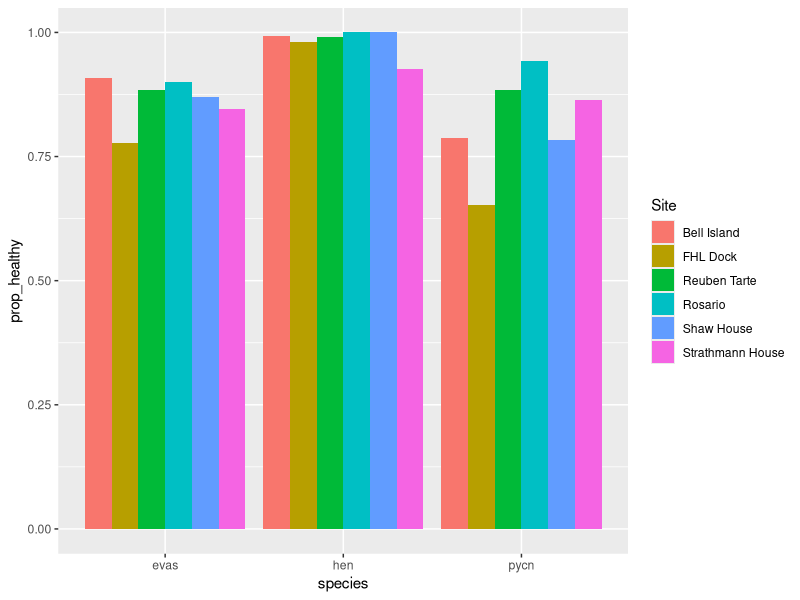
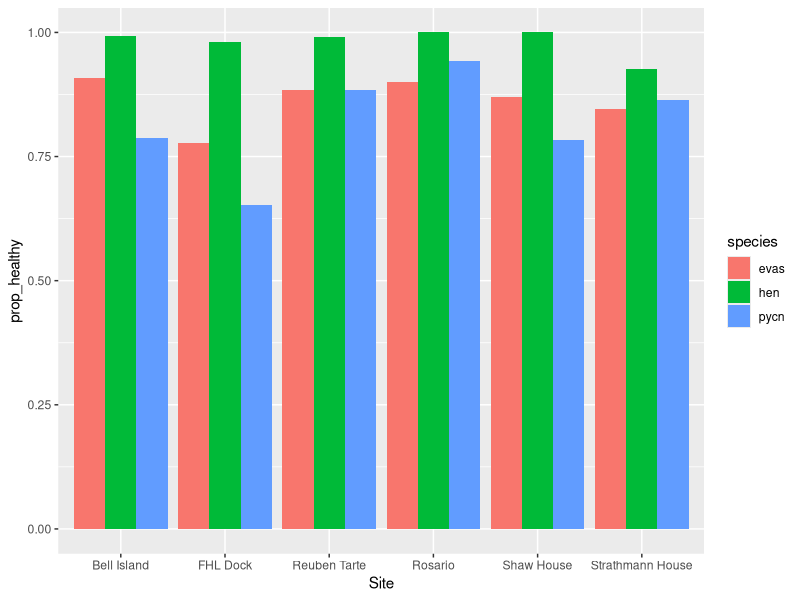
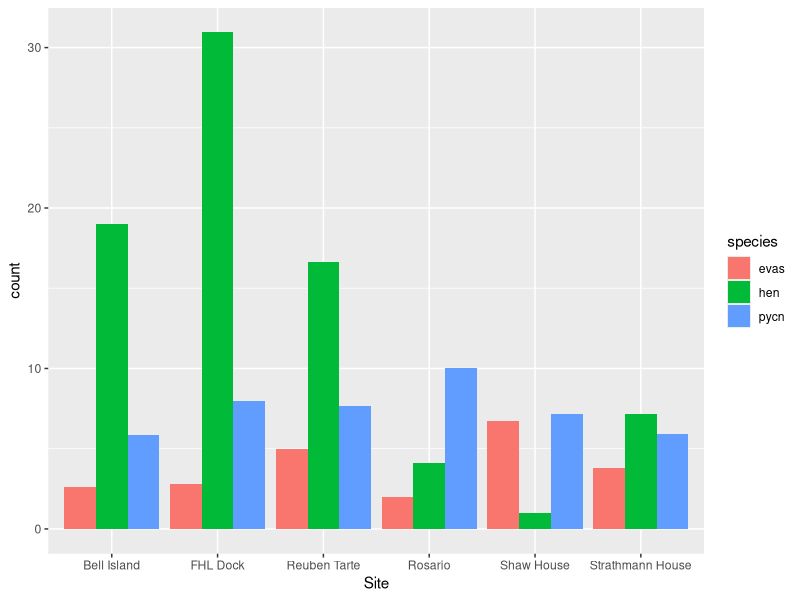
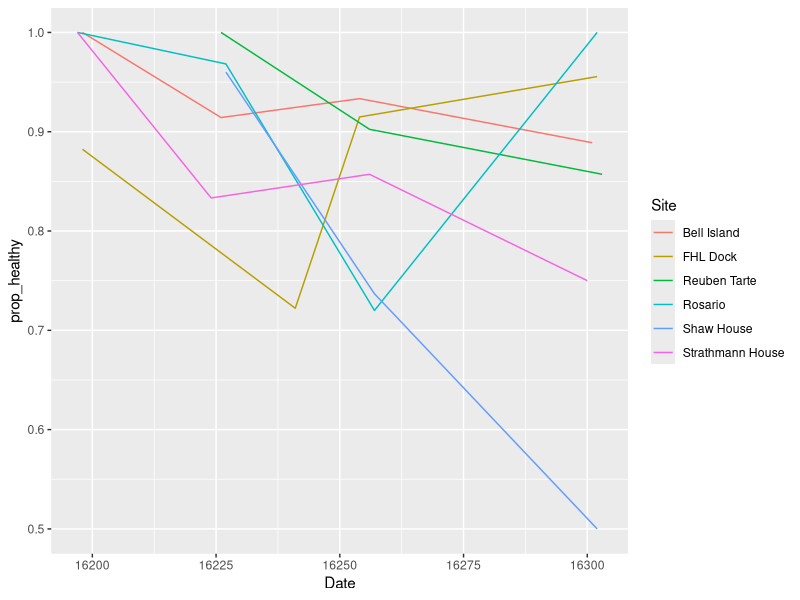
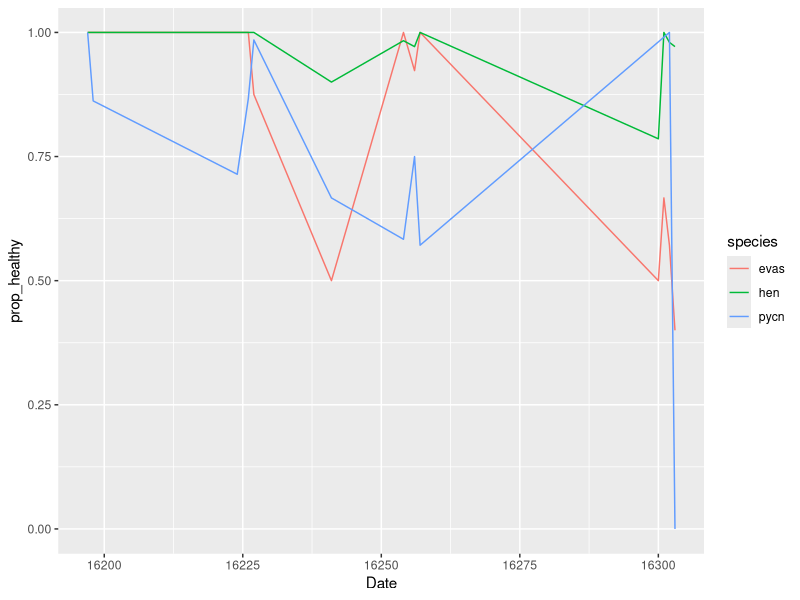

Write R code to recreate these figures, in order.
# seas star wasting disease ----------------------------------------------------

library(dplyr)
library(ggplot2)

sun_data <- read.csv("Sunflower_data_complete_abundance_score_lower_limit_with_temp.csv")

star_data <- read.csv("sea_star_wasting_prevalence_2014.csv")

star_data_sum <- star_data %>%
  mutate(prop_healthy = healthy / count) %>%
  group_by(Site, species) %>%
  summarize(sd_prop_healthy = sd(prop_healthy),
            prop_healthy = mean(prop_healthy))

# grouped by species
ggplot(star_data_sum, aes(fill = Site, y = prop_healthy, x = species)) + 
  geom_bar(position = "dodge", stat = "identity")

# grouped by site
ggplot(star_data_sum, aes(fill = species, y = prop_healthy, x = Site)) + 
  geom_bar(position = "dodge", stat = "identity")
  
# get an average count per species and site
star_data_count <- star_data %>%
  group_by(Site, species) %>%
  summarize(sd_count = sd(count),
            count = mean(count))

# grouped by site
ggplot(star_data_count, aes(fill = species, y = count, x = Site)) + 
  geom_bar(position = "dodge", stat = "identity")


# prop_healthy over time for each site
star_data_date <- star_data %>%
  mutate(prop_healthy = healthy / count) %>%
  group_by(Site, Date) %>%
  summarize(sd_prop_healthy = sd(prop_healthy),
            prop_healthy = mean(prop_healthy))

star_data_date$Date <- julian(as.Date(star_data_date$Date,  format = "%m/%d/%y"))

ggplot(star_data_date, aes(color = Site, y = prop_healthy, x = Date)) + 
  geom_line()

# prop_healthy over time for each species
star_data_date <- star_data %>%
  mutate(prop_healthy = healthy / count) %>%
  group_by(species, Date) %>%
  summarize(sd_prop_healthy = sd(prop_healthy),
            prop_healthy = mean(prop_healthy))

star_data_date$Date <- julian(as.Date(star_data_date$Date,  format = "%m/%d/%y"))

ggplot(star_data_date, aes(color = species, y = prop_healthy, x = Date)) + 
  geom_line()



  


